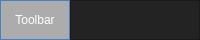
     <widget class="QFrame" name="Top_Bar">
      <property name="maximumSize">
       <size>
        <width>16777215</width>
        <height>40</height>
       </size>
      </property>
      <property name="styleSheet">
       <string notr="true">background-color: rgb(35, 35, 35);</string>
      </property>
      <property name="frameShape">
       <enum>QFrame::NoFrame</enum>
      </property>
      <property name="frameShadow">
       <enum>QFrame::Raised</enum>
      </property>
      <layout class="QHBoxLayout" name="horizontalLayout">
       <property name="spacing">
        <number>0</number>
       </property>
       <property name="leftMargin">
        <number>0</number>
       </property>
       <property name="topMargin">
        <number>0</number>
       </property>
       <property name="rightMargin">
        <number>0</number>
       </property>
       <property name="bottomMargin">
        <number>0</number>
       </property>
       <item>
        <widget class="QFrame" name="frame_toggle">
         <property name="maximumSize">
          <size>
           <width>70</width>
           <height>40</height>
          </size>
         </property>
         <property name="styleSheet">
          <string notr="true">background-color: rgb(85, 170, 255);</string>
         </property>
         <property name="frameShape">
          <enum>QFrame::StyledPanel</enum>
         </property>
         <property name="frameShadow">
          <enum>QFrame::Raised</enum>
         </property>
         <layout class="QVBoxLayout" name="verticalLayout_2">
          <property name="spacing">
           <number>0</number>
          </property>
          <property name="leftMargin">
           <number>0</number>
          </property>
          <property name="topMargin">
           <number>0</number>
          </property>
          <property name="rightMargin">
           <number>0</number>
          </property>
          <property name="bottomMargin">
           <number>0</number>
          </property>
          <item>
           <widget class="QPushButton" name="Btn_Toggle">
            <property name="sizePolicy">
             <sizepolicy hsizetype="Expanding" vsizetype="Expanding">
              <horstretch>0</horstretch>
              <verstretch>0</verstretch>
             </sizepolicy>
            </property>
            <property name="styleSheet">
             <string notr="true">color: rgb(255, 255, 255);
background-color: rgb(172, 172, 172);
border: 0px solid;</string>
            </property>
            <property name="text">
             <string>Toolbar</string>
            </property>
           </widget>
          </item>
         </layout>
        </widget>
       </item>
       <item>
        <widget class="QFrame" name="frame_top">
         <property name="styleSheet">
          <string notr="true">background-color: rgb(35, 35, 35);</string>
         </property>
         <property name="frameShape">
          <enum>QFrame::StyledPanel</enum>
         </property>
         <property name="frameShadow">
          <enum>QFrame::Raised</enum>
         </property>
        </widget>
       </item>
      </layout>
     </widget>
